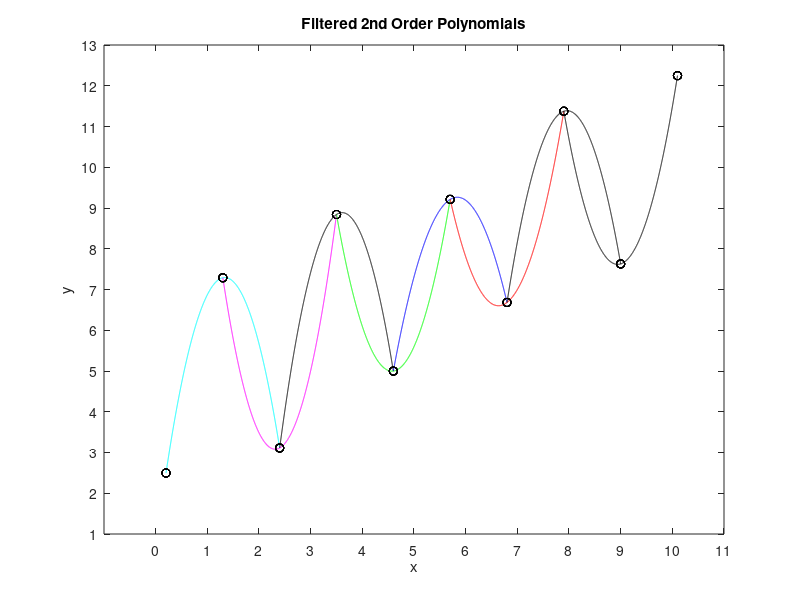

This figure's MATLAB source: (Note: this script raises an error after producing the figure.)
% Clayton Samson
% CSC 2262
% cs226276
% Assignment 8a

[xd, yd] = textread('prog8a.dat');
n = length(xd);
color = ['k', 'c', 'm', 'k', 'g', 'b', 'r', 'k', 'k'];
figure(1);
hold on;
box on;
for(k = 2:n-1)
    xd3 = [xd(k-1) xd(k) xd(k+1)];
    yd3 = [yd(k-1) yd(k) yd(k+1)];
    c2 = polyfit(xd3, yd3, 2);
    x = xd(k-1) : .001 : xd(k+1);
    y2 = polyval(c2, x);
    plot(x, y2, color(k), xd, yd, 'ko');
    axis([-1 11 1 13]);
    set(gca, 'xtick', 0:11);
    set(gca, 'ytick', 1:13);
    xlabel('x');
    ylabel('y');
    title('Filtered 2nd Order Polynomials');
end

figure(2);
hold on;
box on;
for(k = 3:n-2)
    xd5 = [xd(k-2) xd(k-1) xd(k) xd(k+1) xd(k+2)];
    yd5 = [yd(k-2) yd(k-1) yd(k) yd(k+1) yd(k+2)];
    c4 = polyfit(xd5, yd5, 4);
    x = xd(k-2) : .001 : xd(k+2);
    y4 = polyval(c4, x);
    plot(x, y4, color(k), xd, yd, 'ko');
    axis([-1 11 0 14]);
    set(gca, 'xtick', -1:11);
    set(gca, 'ytick', 0:14);
    xlabel('x');
    ylabel('y');
    title('Fitted 4th Order Polynomials');
end

figure(3);
hold on;
box on;
for(k = 4:n-3)
    xd7 = [xd(k-3) xd(k-2) xd(k-1) xd(k) xd(k+1) xd(k+2) xd(k+3)];
    yd7 = [yd(k-3) yd(k-2) yd(k-1) yd(k) yd(k+1) yd(k+2) yd(k+3)];
    c6 = polyfit(xd7, yd7, 6);
    x = xd(k-3) : .001 : xd(k+3);
    y6 = polyval(c6, x);
    plot(x, y6, color(k), xd, yd, 'ko');
    axis([-1 11 -5 18]);
    set(gca, 'xtick', -1:11);
    set(gca, 'ytick', -5:18);
    xlabel('x');
    ylabel('y');
    title('Fitted 6th Order Polynomials');
end